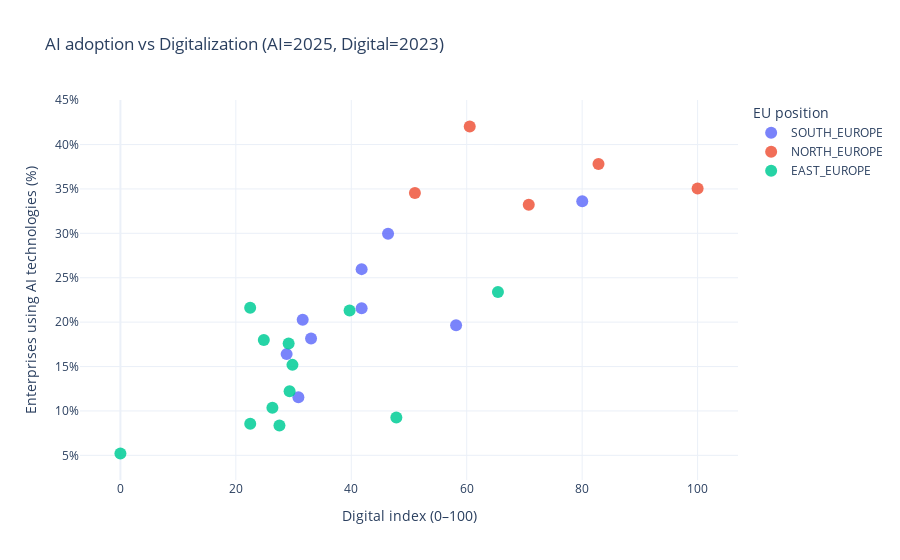

Notebook cell for this chart:
### Code cell
import pandas as pd
import plotly.express as px

# -----------------------------
# 0) Prepara i dati
# -----------------------------
m10 = m10.copy()
m10.columns = m10.columns.str.strip()          # toglie spazi tipo 'GEO '
m10 = m10.rename(columns={"GEO": "geo"})       # GEO -> geo

# AI %: solo 2025
m10_ai = m10[["geo", "2025"]].rename(columns={"2025": "ai_pct"})
m10_ai["ai_pct"] = pd.to_numeric(m10_ai["ai_pct"], errors="coerce")

# Digital index: solo anno più recente
latest_year = final_df["year"].max()
df_dig_latest = (
    final_df[final_df["year"] == latest_year][["geo", "digital_index", "eu_pos"]]
    .drop_duplicates(subset=["geo"])
)
df_dig_latest["digital_index"] = pd.to_numeric(df_dig_latest["digital_index"], errors="coerce")

# Merge + pulizia
plot_df = df_dig_latest.merge(m10_ai, on="geo", how="inner")
plot_df = plot_df.dropna(subset=["digital_index", "ai_pct", "eu_pos"])

# -----------------------------
# 1) Plot (Plotly)
# -----------------------------
fig = px.scatter(
    plot_df,
    x="digital_index",
    y="ai_pct",
    color="eu_pos",
    hover_name="geo",                 # tooltip col nome paese
    title=f"AI adoption vs Digitalization (AI=2025, Digital={latest_year})",
    labels={
        "digital_index": "Digital index (0–100)",
        "ai_pct": "Enterprises using AI technologies (%)",
        "eu_pos": "EU position"
    }
)

fig.update_traces(marker=dict(size=12, opacity=0.85))
fig.update_layout(template="plotly_white")     # look pulito professionale
fig.update_yaxes(ticksuffix="%")               # percentuale

fig.show()

### Figure 1 — Plotly figure (JSON) as saved in the notebook; plotly's stock layout.template omitted (floating-point values rounded to 4 significant figures)
{"data": [{"hovertemplate": "<b>%{hovertext}</b><br><br>EU position=SOUTH_EUROPE<br>Digital index (0–100)=%{x}<br>Enterprises using AI technologies (%)=%{y}<extra></extra>", "hovertext": ["Austria", "France", "Germany", "Ireland", "Italy", "Luxembourg", "Malta", "Portugal", "Spain"], "legendgroup": "SOUTH_EUROPE", "marker": {"color": "#636efa", "opacity": 0.85, "size": 12, "symbol": "circle"}, "mode": "markers", "name": "SOUTH_EUROPE", "orientation": "v", "showlegend": true, "type": "scatter", "x": [46.37, 33.03, 41.79, 58.16, 28.8, 80.02, 41.79, 30.84, 31.58], "xaxis": "x", "y": [29.95, 18.16, 25.97, 19.64, 16.4, 33.61, 21.56, 11.54, 20.27], "yaxis": "y"}, {"hovertemplate": "<b>%{hovertext}</b><br><br>EU position=NORTH_EUROPE<br>Digital index (0–100)=%{x}<br>Enterprises using AI technologies (%)=%{y}<extra></extra>", "hovertext": ["Belgium", "Denmark", "Finland", "Netherlands", "Sweden"], "legendgroup": "NORTH_EUROPE", "marker": {"color": "#EF553B", "opacity": 0.85, "size": 12, "symbol": "circle"}, "mode": "markers", "name": "NORTH_EUROPE", "orientation": "v", "showlegend": true, "type": "scatter", "x": [51.02, 60.52, 82.83, 70.75, 100.0], "xaxis": "x", "y": [34.54, 42.03, 37.82, 33.21, 35.04], "yaxis": "y"}, {"hovertemplate": "<b>%{hovertext}</b><br><br>EU position=EAST_EUROPE<br>Digital index (0–100)=%{x}<br>Enterprises using AI technologies (%)=%{y}<extra></extra>", "hovertext": ["Bulgaria", "Croatia", "Cyprus", "Czechia", "Estonia", "Hungary", "Latvia", "Lithuania", "Poland", "Romania", "Slovakia", "Slovenia"], "legendgroup": "EAST_EUROPE", "marker": {"color": "#00cc96", "opacity": 0.85, "size": 12, "symbol": "circle"}, "mode": "markers", "name": "EAST_EUROPE", "orientation": "v", "showlegend": true, "type": "scatter", "x": [22.49, 29.81, 47.81, 29.15, 65.41, 26.33, 29.31, 39.71, 27.56, 0.0, 24.85, 22.48], "xaxis": "x", "y": [8.55, 15.19, 9.27, 17.6, 23.4, 10.37, 12.21, 21.3, 8.36, 5.21, 18.0, 21.61], "yaxis": "y"}], "layout": {"legend": {"title": {"text": "EU position"}, "tracegroupgap": 0}, "title": {"text": "AI adoption vs Digitalization (AI=2025, Digital=2023)"}, "xaxis": {"anchor": "y", "domain": [0, 1], "title": {"text": "Digital index (0–100)"}}, "yaxis": {"anchor": "x", "domain": [0, 1], "ticksuffix": "%", "title": {"text": "Enterprises using AI technologies (%)"}}}}
